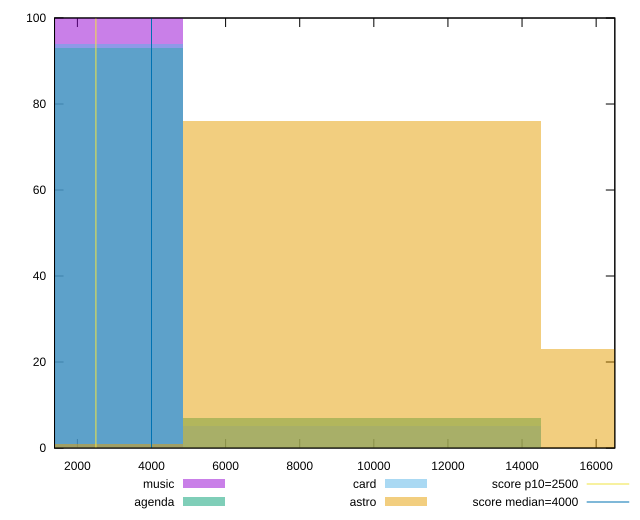

Here is the gnuplot script that generated this plot:
reset

$music <<EOF
0 100
EOF

$agenda <<EOF
9677.095575395415 7
0 93
EOF

$card <<EOF
0 94
9677.095575395415 5
EOF

$astro <<EOF
9677.095575395415 76
0 1
19354.19115079083 23
EOF

set key outside below
set boxwidth 9677.095575395415
set xrange [1383.1580000000001:16503.9335]
set yrange [0:100]
set trange [0:100]
set style fill transparent solid 0.5 noborder

set parametric
set terminal svg size 640, 520 enhanced background rgb 'white'
set output "report/report_00029_2021-02-24T13-36-40.390Z/largest-contentful-paint/comparison/histogram/all_raw.svg"

plot $music title "music" with boxes, \
     $agenda title "agenda" with boxes, \
     $card title "card" with boxes, \
     $astro title "astro" with boxes, \
     2500,t title "score p10=2500", \
     4000,t title "score median=4000"

reset
